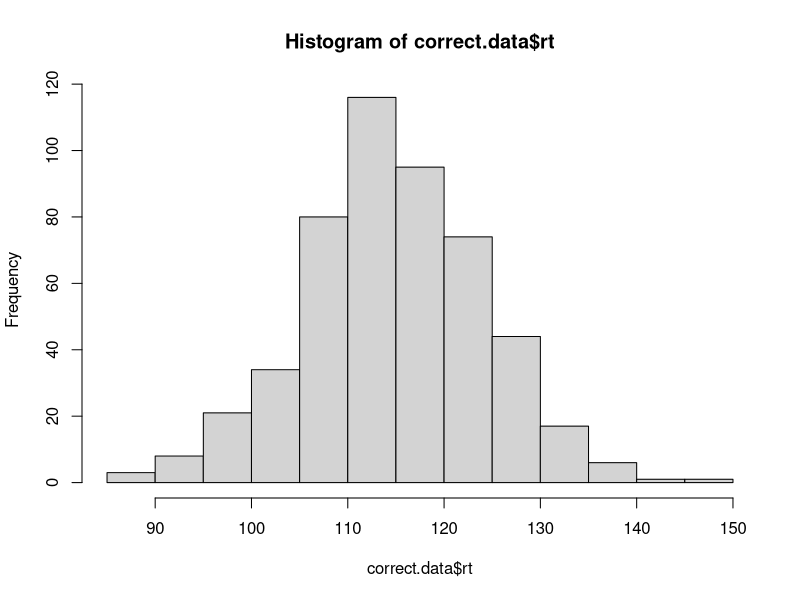
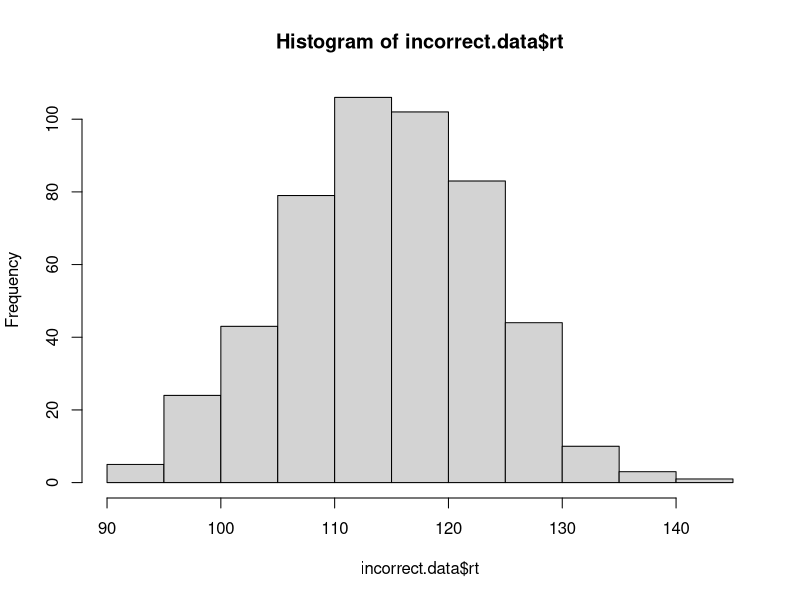

Generate these figures, in order, with R:
# implement the model by filling in the function below
# the model should return a data frame with two columns: correct and rt
# the correct column should be TRUE or FALSE, and rt should contain the
# number of steps it took to reach the criterion.

# note that the function takes four arguments:
# samples is the number of samples to draw from the model
# rate.1 is the evidence accumulation rate for the correct response (default value is 40)
# rate.2 is the evidence accumulation rate for the incorrect response (default value is 40)
# criterion is the threshold for a response (default value is 3)

# one oddity: note that higher values for rate.1 and rate.2 will actually produce slower RTs.
# this is because the rate parameter is controlling the rate of decay of the exponential distribution,
# so faster rates mean that less evidence is likely to accumulate on each step. we could make
# these parameters more intuitive by taking 1/rate.1 and 1/rate.2 as the values to rexp().

accumulator.model <- function(samples, rate.1, rate.2, criterion){
  
  accuracy.array <- c()
  rt.array <- c()
  
for(i in 1:samples){
  
  cEvd <- 0
  fEvd <- 0
  cRep <- 0
  fRep <- 0
  
  repeat{
    cVal <- rexp(1, rate.1)
    fVal <- rexp(1, rate.2)
    
    cEvd <- cEvd + cVal
    fEvd <- fEvd + fVal
    
    cRep <- cRep + 1
    fRep <- fRep + 1
    
  if(cEvd > criterion || fEvd > criterion){
    
    if(cEvd > criterion){
      accuracy.array[i] <- TRUE
      rt.array[i] <- cRep
    }
    else if(cEvd > criterion && fEvd > criterion){
      if(cEvd > fEvd){
      accuracy.array[i] <- TRUE
      rt.array[i] <- cRep
      }else{
        accuracy.array[i] <- TRUE
        rt.array[i] <- fRep
      }
      
      }
    else{
      accuracy.array[i] <- FALSE
      rt.array[i] <- fRep
    }
    break
  }}}
  
  output <- data.frame(
    correct = accuracy.array,
    rt = rt.array
  )
  
  return(output)
}

# test the model ####

# if the model is working correctly, then the line below should generate a data frame with 
# 1000 samples and about half of the samples should be correct. the average rt will probably
# be around 112, but might vary from that by a bit.

initial.test <- accumulator.model(1000,40,40,3)
sum(initial.test$correct) / length(initial.test$correct) # should be close to 0.5
mean(initial.test$rt) # should be about 112

# visualize the RT distributions ####

# we can use dplyr to filter the data and visualize the correct and incorrect RT distributions

library(dplyr)

correct.data <- initial.test %>% filter(correct==TRUE)
incorrect.data <- initial.test %>% filter(correct==FALSE)

hist(correct.data$rt)
hist(incorrect.data$rt)
